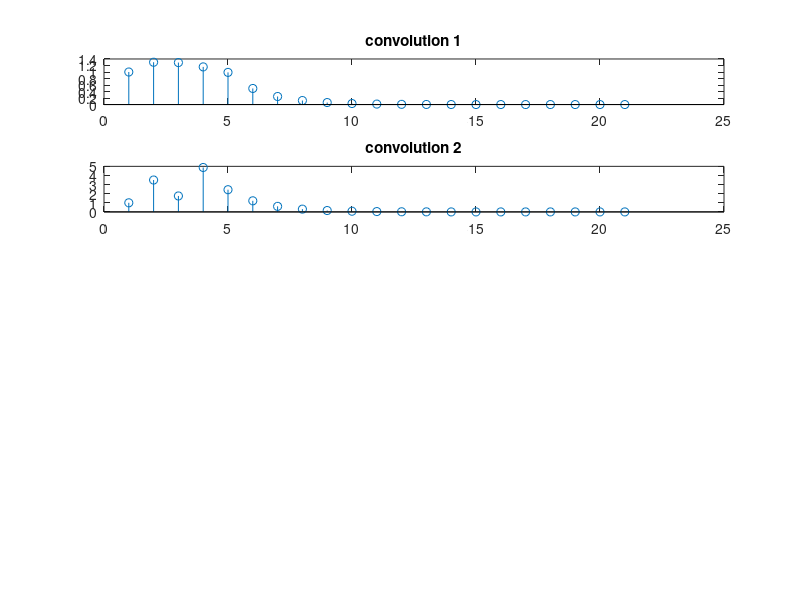

Source code (MATLAB):
clc;
clear all;
close all;

n = 0:10;

u = [(n>=0)];
u10 = [(n-10)>=0];
u5 = [(n-5)>=0];
h = ((0.5).^n).*(u - u10);

x1 = ((0.8).^n).*(u-u5);
y1 = conv(x1, h);
subplot(5,1,1);

stem(y1);
title("convolution 1")


x2 = (n==0) + 3*((n-1)==0) + 4*((n-3)==0);
y2 = conv(x2, h);
subplot(5,1,2);

stem(y2);
title("convolution 2")
